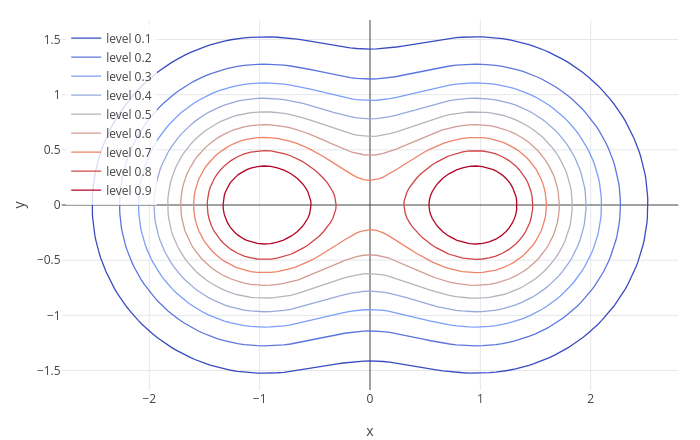

Notebook cell for this chart:
### Markdown cell above
Walking along the $x$-axis you go **up** on both sides of the origin; along the $y$-axis you go **down**. The origin is
the lowest point of one path and the highest of the other, like a mountain pass, or a saddle on a horse. On a
contour map a pass looks like an X: two level curves crossing.

**Two hills**: $e^{-(x-1)^2 - y^2} + e^{-(x+1)^2 - y^2}$.

### Code cell
contour(exp(-(x-1)^2 - y^2) + exp(-(x+1)^2 - y^2), x, -3, 3, y, -2, 2)

### Figure 1 — Plotly figure (JSON) as saved in the notebook; plotly's stock layout.template omitted (floating-point values rounded to 4 significant figures; data arrays with more than 128 entries replaced by an {"elided": "..."} marker saying what was removed)
{"data": [{"line": {"color": "#3b4cc0", "width": 1.3}, "mode": "lines", "name": "level 0.1", "type": "scatter", "x": {"elided": "334 float values"}, "y": {"elided": "334 float values"}}, {"line": {"color": "#5c76dd", "width": 1.3}, "mode": "lines", "name": "level 0.2", "type": "scatter", "x": {"elided": "290 float values"}, "y": {"elided": "290 float values"}}, {"line": {"color": "#7c9ff9", "width": 1.3}, "mode": "lines", "name": "level 0.3", "type": "scatter", "x": {"elided": "266 float values"}, "y": {"elided": "266 float values"}}, {"line": {"color": "#98aadc", "width": 1.3}, "mode": "lines", "name": "level 0.4", "type": "scatter", "x": {"elided": "250 float values"}, "y": {"elided": "250 float values"}}, {"line": {"color": "#b4b4be", "width": 1.3}, "mode": "lines", "name": "level 0.5", "type": "scatter", "x": {"elided": "234 float values"}, "y": {"elided": "234 float values"}}, {"line": {"color": "#d19c93", "width": 1.3}, "mode": "lines", "name": "level 0.6", "type": "scatter", "x": {"elided": "218 float values"}, "y": {"elided": "218 float values"}}, {"line": {"color": "#ee8468", "width": 1.3}, "mode": "lines", "name": "level 0.7", "type": "scatter", "x": {"elided": "210 float values"}, "y": {"elided": "210 float values"}}, {"line": {"color": "#d14447", "width": 1.3}, "mode": "lines", "name": "level 0.8", "type": "scatter", "x": {"elided": "180 float values"}, "y": {"elided": "180 float values"}}, {"line": {"color": "#b40426", "width": 1.3}, "mode": "lines", "name": "level 0.9", "type": "scatter", "x": [-1.32, -1.322, -1.329, -1.331, -1.329, -1.322, -1.32, -1.31, -1.291, -1.267, -1.26, -1.233, -1.2, -1.187, -1.14, -1.117, -1.08, -1.02, -0.96, -0.9, -0.84, -0.7897, -0.78, -0.72, -0.7116, -0.66, -0.6575, -0.6175, -0.6, -0.5863, -0.5633, -0.5471, -0.54, -0.5374, -0.5343, -0.5374, -0.54, -0.5471, -0.5633, -0.5863, -0.6, -0.6175, -0.6575, -0.66, -0.7116, -0.72, -0.78, -0.7897, -0.84, -0.9, -0.96, -1.02, -1.08, -1.117, -1.14, -1.187, -1.2, -1.233, -1.26, -1.267, -1.291, -1.31, -1.32, null, 0.54, 0.5374, 0.5343, 0.5374, 0.54, 0.5471, 0.5633, 0.5863, 0.6, 0.6175, 0.6575, 0.66, 0.7116, 0.72, 0.78, 0.7897, 0.84, 0.9, 0.96, 1.02, 1.08, 1.117, 1.14, 1.187, 1.2, 1.233, 1.26, 1.267, 1.291, 1.31, 1.32, 1.322, 1.329, 1.331, 1.329, 1.322, 1.32, 1.31, 1.291, 1.267, 1.26, 1.233, 1.2, 1.187, 1.14, 1.117, 1.08, 1.02, 0.96, 0.9, 0.84, 0.7897, 0.78, 0.72, 0.7116, 0.66, 0.6575, 0.6175, 0.6, 0.5863, 0.5633, 0.5471, 0.54, null], "y": [-0.08823, -0.08, -0.04, 0, 0.04, 0.08, 0.08823, 0.12, 0.16, 0.2, 0.2096, 0.24, 0.2708, 0.28, 0.3097, 0.32, 0.3345, 0.3485, 0.3533, 0.3494, 0.3371, 0.32, 0.3163, 0.2853, 0.28, 0.2421, 0.24, 0.2, 0.1784, 0.16, 0.12, 0.08, 0.05091, 0.04, 0, -0.04, -0.05091, -0.08, -0.12, -0.16, -0.1784, -0.2, -0.24, -0.2421, -0.28, -0.2853, -0.3163, -0.32, -0.3371, -0.3494, -0.3533, -0.3485, -0.3345, -0.32, -0.3097, -0.28, -0.2708, -0.24, -0.2096, -0.2, -0.16, -0.12, -0.08823, null, -0.05091, -0.04, 0, 0.04, 0.05091, 0.08, 0.12, 0.16, 0.1784, 0.2, 0.24, 0.2421, 0.28, 0.2853, 0.3163, 0.32, 0.3371, 0.3494, 0.3533, 0.3485, 0.3345, 0.32, 0.3097, 0.28, 0.2708, 0.24, 0.2096, 0.2, 0.16, 0.12, 0.08823, 0.08, 0.04, 0, -0.04, -0.08, -0.08823, -0.12, -0.16, -0.2, -0.2096, -0.24, -0.2708, -0.28, -0.3097, -0.32, -0.3345, -0.3485, -0.3533, -0.3494, -0.3371, -0.32, -0.3163, -0.2853, -0.28, -0.2421, -0.24, -0.2, -0.1784, -0.16, -0.12, -0.08, -0.05091, null]}], "layout": {"height": 440, "legend": {"bgcolor": "rgba(255,255,255,0.8)", "x": 0.01, "xanchor": "left", "y": 0.99, "yanchor": "top"}, "margin": {"b": 50, "l": 60, "r": 20, "t": 20}, "showlegend": true, "title": {"text": ""}, "width": 700, "xaxis": {"constrain": "domain", "range": [-2.794, 2.794], "title": {"text": "x"}, "zeroline": true}, "yaxis": {"constrain": "domain", "range": [-1.676, 1.676], "scaleanchor": "x", "scaleratio": 1, "title": {"text": "y"}, "zeroline": true}}}
